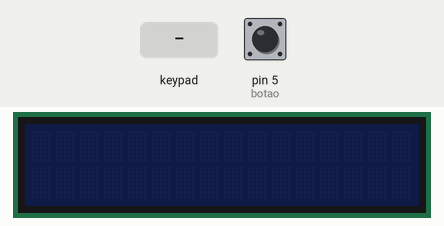
Simulated run of this sketch. Board: Arduino Uno, built with avr-gcc and run on an emulated ATmega328P. Parts: 16×2 character LCD. The test bench sets the inputs (shaded band); at power-on: pin 5 (botao) LOW.

Above: at 1.2 s.
1.3 s: pin 5 (botao) pulled HIGH for 0.15 s
At 2.5 s:
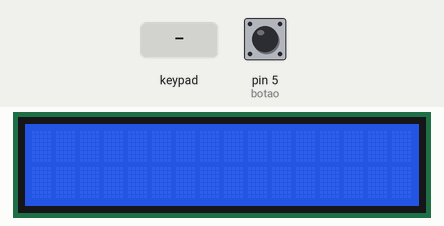
2.9 s: keypad keys 7 + 5 = pressed 0.4 s apart
At 5.3 s:
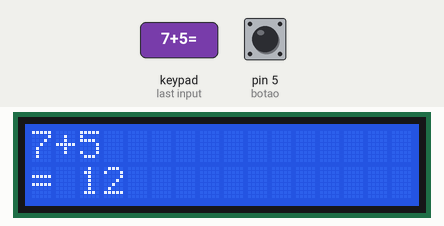
6.0 s: keypad keys 1 3 1 2 1 1 1 0 pressed 0.4 s apart
At 10.0 s:
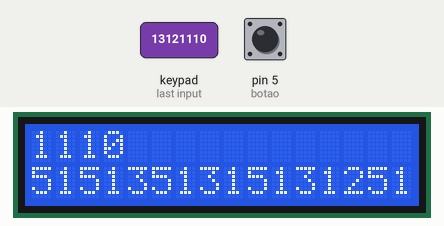
10.7 s: pin 5 (botao) pulled HIGH for 1 s
At 11.1 s:
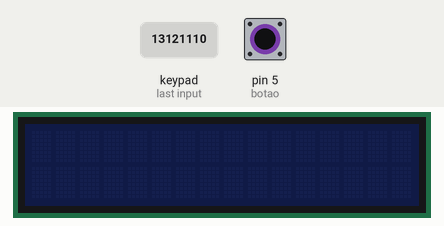
13.2 s: pin 5 (botao) pulled HIGH for 3.2 s
At 14.1 s:
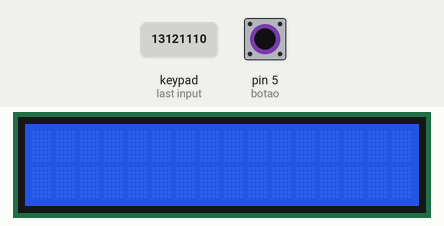
17.9 s: key '=' pressed
At 18.6 s:
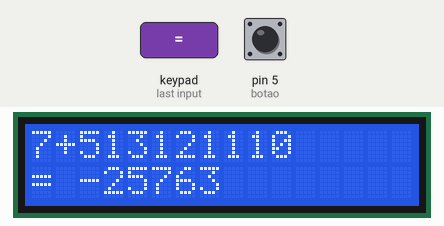
Timing chart, 0 to 20.4 s (numbered marks = the images above; inputs shaded):
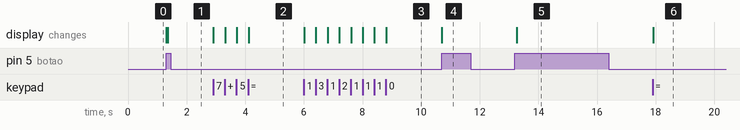

Measured:
- after the input at 2.9 s, the display: first changes at once (image 2 shows a later state)
- after the input at 6.0 s, the display: first changes at once (image 3 shows a later state)
- after the input at 10.7 s, the display: changes at once (image 4)
- after the input at 13.2 s, the display: changes after 0.07 s (image 5)
- after the input at 17.9 s, the display: changes at once (image 6)

The sketch:

Calculadora.1.3.1.ino
```cpp
//Código da calculadora
#include <Keypad.h>
#include <LiquidCrystal_I2C.h>

LiquidCrystal_I2C lcd(0x27, 16, 2);//configs

const byte ROWS = 4;
const byte COLS = 4;

char keys[ROWS][COLS] = {
  {'1', '2', '3', '+'},
  {'4', '5', '6', '-'},
  {'7', '8', '9', '*'},
  {'C', '0', '=', '/'}
};
byte rowPins[ROWS] = {13, 12, 11, 10};
byte colPins[COLS] = {9, 8, 7, 6};

Keypad myKeypad = Keypad(makeKeymap(keys), rowPins, colPins, ROWS, COLS);

boolean presentValue = false;
boolean next = false;
boolean final = false;
String num1, num2;
int answer;
char op;

//Liga e desliga
int botao = 5;
int anterior = 0;
int estado = 0;
int valor;
int variavel = 0;

void setup()
{
  pinMode(botao, INPUT);


}

void loop()
{
  valor = digitalRead(botao);
  if (anterior == 0 && valor == 1){
  estado = !estado;
  variavel = 1;
  }
  anterior = valor ;
  if (estado == 1){
    if (variavel == 1){
      variavel = 0;
      lcd.init();
      lcd.backlight();
    }


  char key = myKeypad.getKey();
    static char ultimaTecla = NO_KEY;

if (key != NO_KEY && key != ultimaTecla) {
  // nova tecla pressionada
  ultimaTecla = key;

  // (teu código normal de tratamento da tecla aqui)

} else if (key == NO_KEY) {
  // nenhuma tecla pressionada -> libera pra próxima vez
  ultimaTecla = NO_KEY;
}

  if (key != NO_KEY && (key=='1'||key=='2'||key=='3'||key=='4'||key=='5'||key=='6'||key=='7'||key=='8'||key=='9'||key=='0'))
  {
    if (presentValue != true)
    {
      num1 = num1 + key;
      int numLength = num1.length();
      lcd.setCursor(15 - numLength, 0); //to adjust one whitespace for operator
      lcd.print(num1);
    }
    else
    {
      num2 = num2 + key;
      int numLength = num2.length();
      lcd.autoscroll();
      lcd.print(num2);
      lcd.noAutoscroll();
      final = true;
    }
  }

  else if (presentValue == false && key != NO_KEY && (key == '/' || key == '*' || key == '-' || key == '+'))
  {
    if (presentValue == false)
    {
      presentValue = true;
      op = key;
      lcd.setCursor(15,0);
      lcd.print(op);
    }
  }

  else if (final == true && key != NO_KEY && key == '='){
    if (op == '+'){
      answer = num1.toInt() + num2.toInt();
    }
    else if (op == '-'){
      answer = num1.toInt() - num2.toInt();
    }
    else if (op == '*'){
      answer = num1.toInt() * num2.toInt();
    }
    else if (op == '/'){
      answer = num1.toInt() / num2.toInt();
    }
    lcd.clear();
    lcd.setCursor(0, 0);
	lcd.print(num1 + op + num2);
	lcd.setCursor(0, 1);
	lcd.print("= " + String(answer));
  }
  else if (key != NO_KEY && key == 'C'){
    lcd.clear();
    presentValue = false;
    final = false;
    num1 = "";
    num2 = "";
    answer = 0;
    op = ' ';
  }}
  else{
    lcd.noDisplay();
    lcd.noBacklight();
  }
}
```
